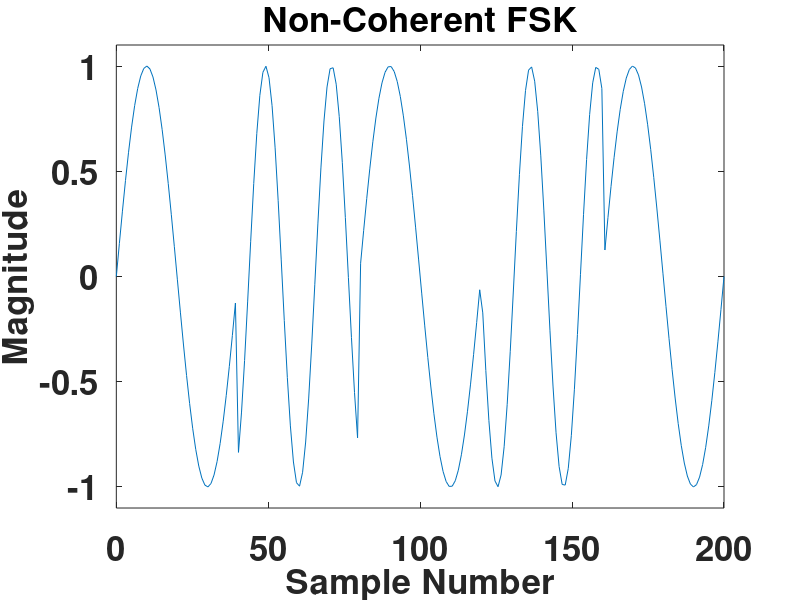

Reproduce this figure in MATLAB.
fontSize = 25;

x = linspace(0,200,200);
y1 = sin(2*pi*x/40);
y2 = sin(2*pi*x/(1/2200*48000));
y = cat(2, y1(1:40), y2(41:80), y1(81:120), y2(121:160),y1(161:200));
f = figure('Position',[0,0,1280,1024]);
set(gcf,'color','w');
plot(x, y);
filename = 'Non-Coherent FSK';
title(filename);
xlabel('Sample Number');
ylabel('Magnitude');
minY = min(y);
maxY = max(y);
center = (minY+maxY)/ 2;
rangeY = maxY - minY;
adjustedRange = 0.55*rangeY;
minY = (center - adjustedRange);
maxY = (center + adjustedRange);
ylim([minY maxY]);
set(gca,'FontSize',fontSize,'fontWeight','bold');
set(findall(gcf,'type','text'),'FontSize',fontSize,'fontWeight','bold');
yL = get(gca,'YLim');
% line([40 40],yL,'Color','r');
% line([80 80],yL,'Color','r');
% line([120 120],yL,'Color','r');
% line([160 160],yL,'Color','r');
saveas(f, strcat('.\..\..\..\rrxthesis\images\',regexprep(filename,'[^\w'']',''),'.png'));
pause();
close(f);
clear all;